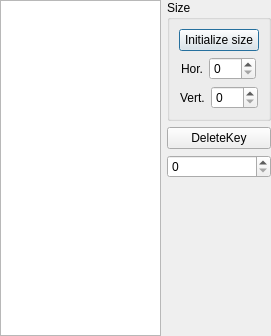
<?xml version="1.0" encoding="UTF-8"?>
<ui version="4.0">
 <class>DialogKeyList</class>
 <widget class="QDialog" name="DialogKeyList">
  <property name="geometry">
   <rect>
    <x>0</x>
    <y>0</y>
    <width>271</width>
    <height>336</height>
   </rect>
  </property>
  <property name="windowTitle">
   <string>Keys List</string>
  </property>
  <layout class="QHBoxLayout">
   <property name="spacing">
    <number>6</number>
   </property>
   <property name="margin">
    <number>0</number>
   </property>
   <item>
    <widget class="QListWidget" name="lwKeys"/>
   </item>
   <item>
    <layout class="QVBoxLayout">
     <property name="spacing">
      <number>6</number>
     </property>
     <property name="margin">
      <number>0</number>
     </property>
     <item>
      <widget class="QGroupBox" name="groupBox">
       <property name="title">
        <string>Size</string>
       </property>
       <layout class="QVBoxLayout">
        <property name="spacing">
         <number>6</number>
        </property>
        <property name="margin">
         <number>9</number>
        </property>
        <item>
         <layout class="QVBoxLayout">
          <property name="spacing">
           <number>6</number>
          </property>
          <property name="margin">
           <number>0</number>
          </property>
          <item>
           <widget class="QPushButton" name="pbInit">
            <property name="text">
             <string>Initialize size</string>
            </property>
           </widget>
          </item>
          <item>
           <layout class="QHBoxLayout">
            <property name="spacing">
             <number>6</number>
            </property>
            <property name="margin">
             <number>0</number>
            </property>
            <item>
             <spacer>
              <property name="orientation">
               <enum>Qt::Horizontal</enum>
              </property>
              <property name="sizeHint" stdset="0">
               <size>
                <width>40</width>
                <height>20</height>
               </size>
              </property>
             </spacer>
            </item>
            <item>
             <widget class="QLabel" name="label">
              <property name="text">
               <string>Hor.</string>
              </property>
             </widget>
            </item>
            <item>
             <widget class="QSpinBox" name="sbHor">
              <property name="maximum">
               <number>500</number>
              </property>
             </widget>
            </item>
            <item>
             <spacer>
              <property name="orientation">
               <enum>Qt::Horizontal</enum>
              </property>
              <property name="sizeHint" stdset="0">
               <size>
                <width>40</width>
                <height>20</height>
               </size>
              </property>
             </spacer>
            </item>
           </layout>
          </item>
          <item>
           <layout class="QHBoxLayout">
            <property name="spacing">
             <number>6</number>
            </property>
            <property name="margin">
             <number>0</number>
            </property>
            <item>
             <spacer>
              <property name="orientation">
               <enum>Qt::Horizontal</enum>
              </property>
              <property name="sizeHint" stdset="0">
               <size>
                <width>40</width>
                <height>20</height>
               </size>
              </property>
             </spacer>
            </item>
            <item>
             <widget class="QLabel" name="label_2">
              <property name="text">
               <string>Vert.</string>
              </property>
             </widget>
            </item>
            <item>
             <widget class="QSpinBox" name="sbVer">
              <property name="maximum">
               <number>500</number>
              </property>
             </widget>
            </item>
            <item>
             <spacer>
              <property name="orientation">
               <enum>Qt::Horizontal</enum>
              </property>
              <property name="sizeHint" stdset="0">
               <size>
                <width>40</width>
                <height>20</height>
               </size>
              </property>
             </spacer>
            </item>
           </layout>
          </item>
         </layout>
        </item>
       </layout>
      </widget>
     </item>
     <item>
      <widget class="QPushButton" name="pbDel">
       <property name="text">
        <string>DeleteKey</string>
       </property>
      </widget>
     </item>
     <item>
      <widget class="QSpinBox" name="sbScancode">
       <property name="buttonSymbols">
        <enum>QAbstractSpinBox::UpDownArrows</enum>
       </property>
      </widget>
     </item>
     <item>
      <spacer>
       <property name="orientation">
        <enum>Qt::Vertical</enum>
       </property>
       <property name="sizeHint" stdset="0">
        <size>
         <width>20</width>
         <height>40</height>
        </size>
       </property>
      </spacer>
     </item>
    </layout>
   </item>
  </layout>
 </widget>
 <resources/>
 <connections/>
</ui>
